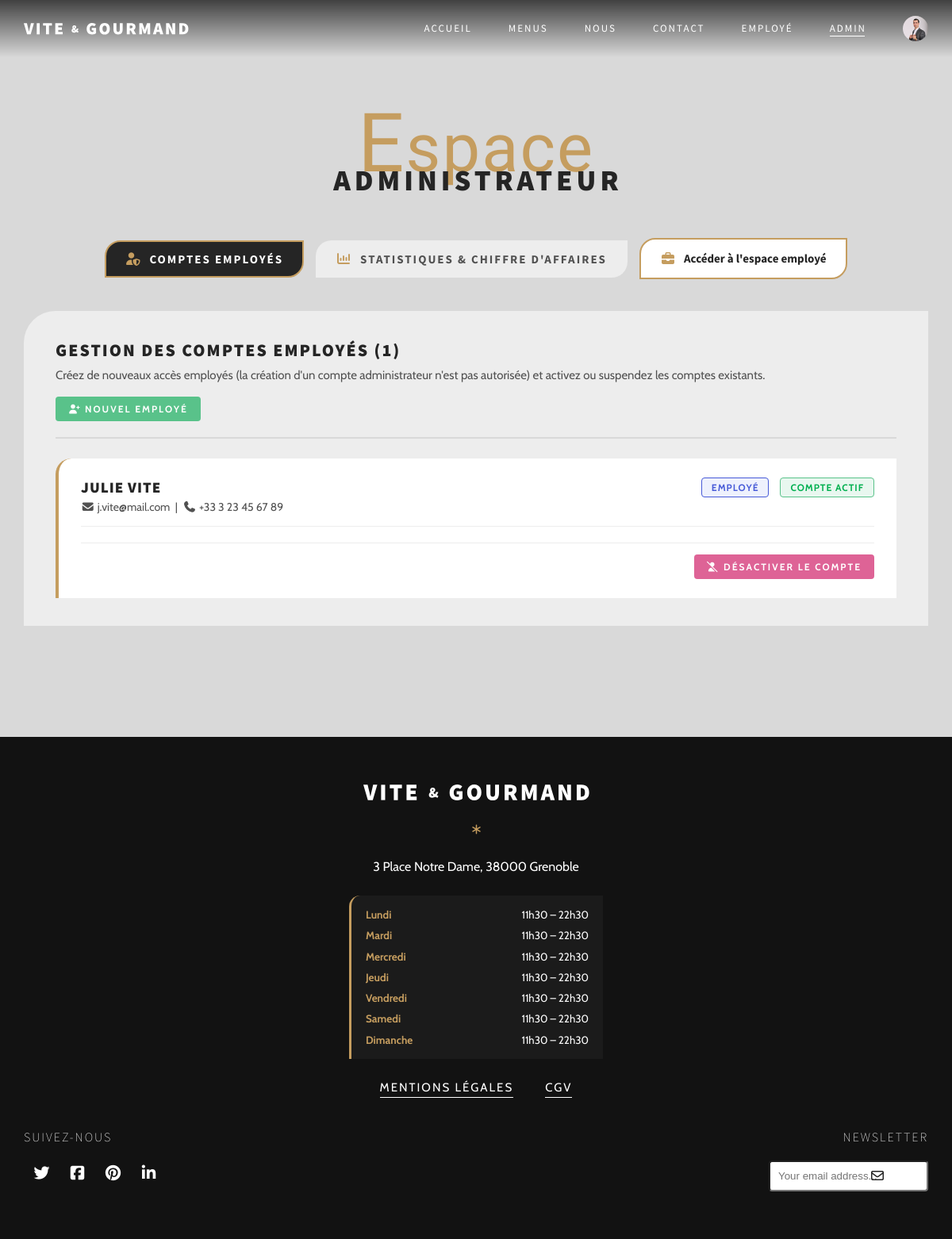
The app's page /admin (signed in) with its own data.
### tables this page shows
CREATE TABLE utilisateurs (
	id_utilisateur INT PRIMARY KEY AUTO_INCREMENT,
	nom VARCHAR(50) NOT NULL,
	prenom VARCHAR(50) NOT NULL,
	email VARCHAR(100) NOT NULL,
	mot_de_passe VARCHAR(255) NOT NULL,
	telephone VARCHAR(50) NOT NULL,
	adresse VARCHAR(100) NOT NULL,
	code_postal INT NOT NULL,
	ville VARCHAR(50) NOT NULL,
    photo VARCHAR(255),
	role INT NOT NULL,
    actif BOOLEAN NOT NULL DEFAULT TRUE,
    CONSTRAINT chk_utilisateurs_actif
        CHECK (actif IN (0, 1)),
	FOREIGN KEY (role) REFERENCES roles(id_role)
);

CREATE TABLE roles (
	id_role INT PRIMARY KEY AUTO_INCREMENT,
	libelle VARCHAR(100) NOT NULL
);

CREATE TABLE horaires (
    id_horaire INT PRIMARY KEY AUTO_INCREMENT,
    jour VARCHAR(20) NOT NULL,
    heure_ouverture TIME NULL,
    heure_fermeture TIME NULL,
    ferme BOOLEAN NOT NULL DEFAULT FALSE,
    CONSTRAINT chk_horaires_ferme
        CHECK (ferme IN (0, 1))
);

### views/pages/admin.php (the view, shortened to what the rows shown need)
<!DOCTYPE html>
<html lang="fr">
<head>
    <link rel="stylesheet" href="https://cdnjs.cloudflare.com/ajax/libs/font-awesome/7.3.0/css/all.min.css">
    <link rel="stylesheet" href="css/style.css">
</head>
<body>
    <section class="admin-section first-section">
        <div class="container">
            <h2 class="sub-headline title-down">
                <span class="first-letter">E</span>space
            </h2>
            <h1 class="headline title-up">Administrateur</h1>
            <div
                id="admin-tab-employes"
                role="tabpanel"
                aria-labelledby="admin-tab-btn-employes"
                class="admin-panel <?= $activeTab === 'employes' ? 'active' : '' ?>"
            >
                <div class="employe-card">
                    <div class="employe-card-body">
                        <?php if (empty($employees)): ?>
                            <p class="employe-placeholder">Aucun compte employé enregistré.</p>
                        <?php else: ?>
                            <div class="employe-orders-list">
                                <?php foreach ($employees as $employee): ?>
                                    <?php
                                        $isActive = $employee->isActive();
                                    ?>
                                    <article class="employe-order-item">
                                        <div class="employe-order-header">
                                            <div>
                                                <h4 class="employe-order-title">
                                                    <?= htmlspecialchars($employee->getFirstName() . ' ' . $employee->getLastName(), ENT_QUOTES, 'UTF-8') ?>
                                                </h4>
                                                <span class="employe-order-sub">
                                                    <i class="fa-solid fa-envelope"></i>
                                                    <?= htmlspecialchars($employee->getEmail(), ENT_QUOTES, 'UTF-8') ?>
                                                    &nbsp;|&nbsp;
                                                    <i class="fa-solid fa-phone"></i>
                                                    <?= htmlspecialchars($employee->getPhone(), ENT_QUOTES, 'UTF-8') ?>
                                                </span>
                                            </div>
                                            <div class="employe-order-badges">
                                                <span class="employe-status-badge badge-encours">
                                                    <?= htmlspecialchars($employee->getRole()->getLabel(), ENT_QUOTES, 'UTF-8') ?>
                                                </span>
                                                <span class="employe-status-badge <?= $isActive ? 'badge-valide' : 'badge-refuse' ?>">
                                                    <?= $isActive ? 'Compte actif' : 'Compte désactivé' ?>
                                                </span>
                                            </div>
                                        </div>
                                        <div class="employe-avis-actions">
                                            <form method="post" action="/admin/employes/statut" class="employe-inline-form">
                                                <?php if ($isActive): ?>
                                                    <button type="submit" class="employe-action-btn btn-reject">
                                                        <i class="fa-solid fa-user-slash"></i> Désactiver le compte
                                                    </button>
                                                <?php else: ?>
                                                    <button type="submit" class="employe-action-btn btn-approve">
                                                        <i class="fa-solid fa-user-check"></i> Réactiver le compte
                                                    </button>
                                                <?php endif; ?>
                                            </form>
                                        </div>
                                    </article>
                                <?php endforeach; ?>
                            </div>
                        <?php endif; ?>
                    </div>
                </div>
            </div>
        </div>
    </section>
    <?php
        require __DIR__ . '/../layouts/footer.php';
    ?>
</body>
</html>

### views/layouts/footer.php (shortened to what the rows shown need)
<footer>
    <div class="container">
        <div class="footer-content">
            <div class="footer-content-about">
                <?php if (!empty($horaires)): ?>
                    <ul class="footer-horaires" aria-label="Horaires d'ouverture">
                        <?php foreach ($horaires as $horaire): ?>
                            <li class="footer-horaire-item">
                                <span class="footer-horaire-day"><?= htmlspecialchars($horaire->getDay(), ENT_QUOTES, 'UTF-8') ?></span>
                                <span class="footer-horaire-slot"><?= htmlspecialchars($horaire->getFormattedSlot(), ENT_QUOTES, 'UTF-8') ?></span>
                            </li>
                        <?php endforeach; ?>
                    </ul>
                <?php else: ?>
                    <p>Ouvert du lundi au dimanche de 11h30 à 22h30</p>
                <?php endif; ?>
            </div>
        </div>
    </div>
</footer>

### records on screen
utilisateurs: $employee->getFirstName() . ' ' . $employee->getLastName() "JULIE VITE", email "j.vite@mail.com", telephone "+33 3 23 45 67 89", role.libelle "EMPLOYÉ"
horaires: jour "Lundi", $horaire->getFormattedSlot() "11h30 – 22h30"
horaires: jour "Mardi", $horaire->getFormattedSlot() "11h30 – 22h30"
horaires: jour "Mercredi", $horaire->getFormattedSlot() "11h30 – 22h30"
horaires: jour "Jeudi", $horaire->getFormattedSlot() "11h30 – 22h30"
horaires: jour "Vendredi", $horaire->getFormattedSlot() "11h30 – 22h30"
horaires: jour "Samedi", $horaire->getFormattedSlot() "11h30 – 22h30"
horaires: jour "Dimanche", $horaire->getFormattedSlot() "11h30 – 22h30"

### other values on screen
count($employees ?? []) "1"
